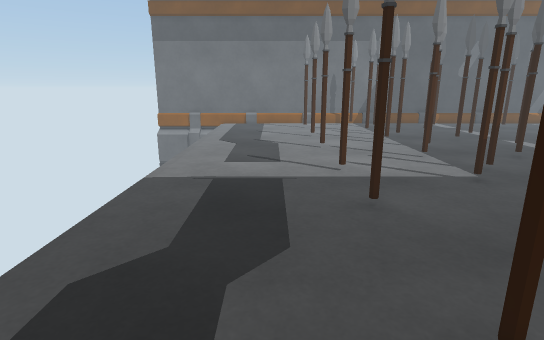
[1] (above)

16 first-person views from a walk through a scene from a Unity 3-D project. The camera is 1.2 m above the floor, tilts 14° down and sees 80° across. Doors are open. The floor is counted in squares, 0.41 m on a side. Each view is taken from the middle of a square. On the plan, view 1 faces up. The plan holds only what a view shows up to about 20 squares ahead; the rest is blank. The place goes on beyond the plan. The player character is not drawn.

[2]
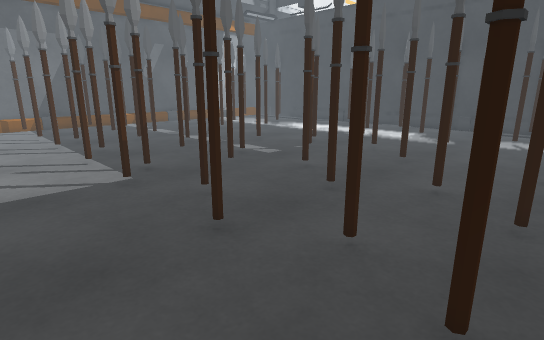

[3]
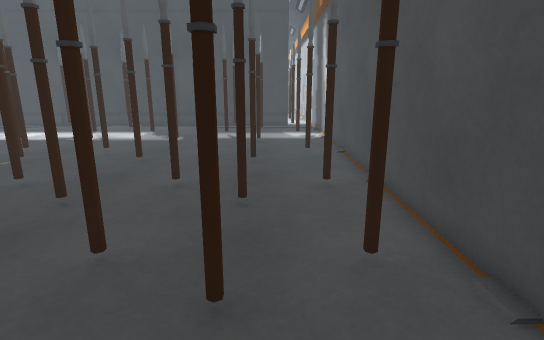

[4]
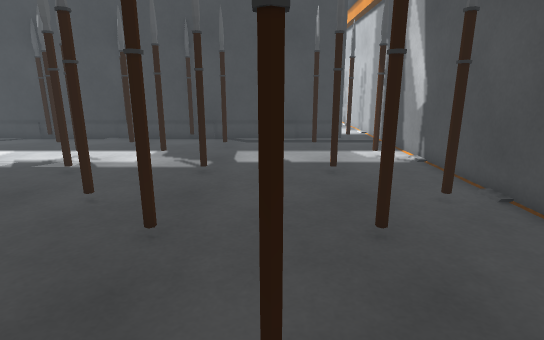

[5]
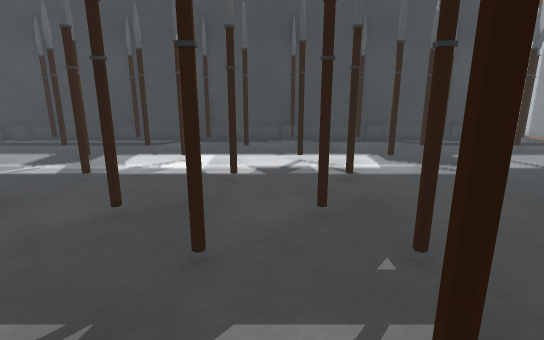

[6]
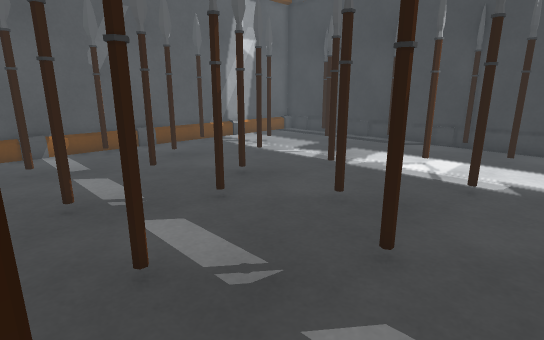

[7]
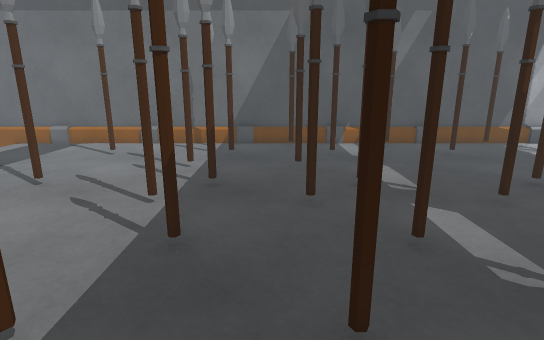

[8]
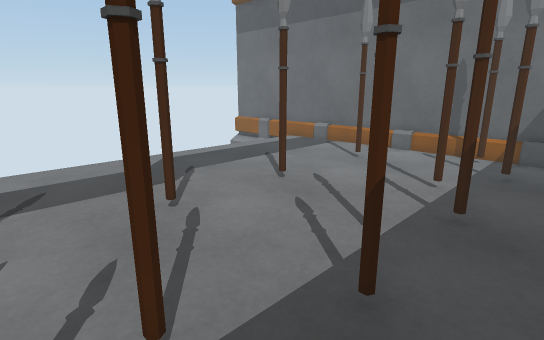

[9]
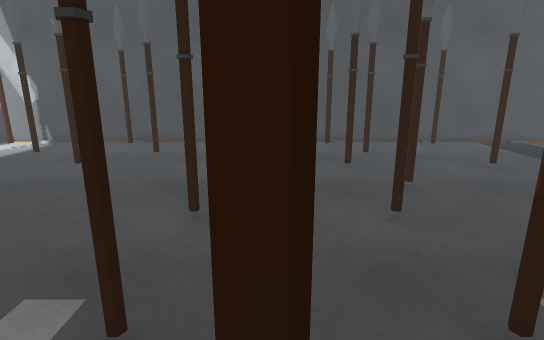

[10]
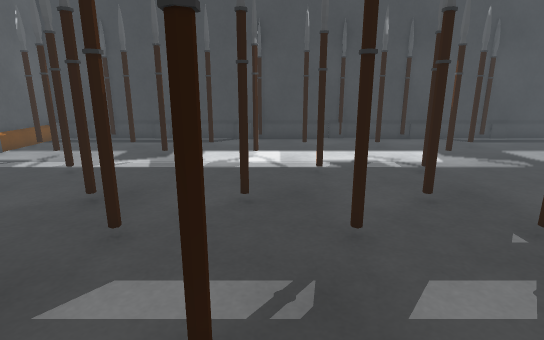

[11]
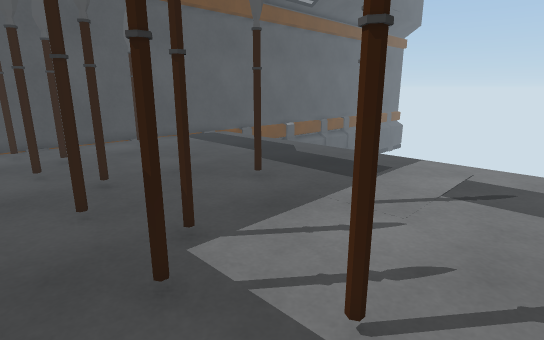

[12]
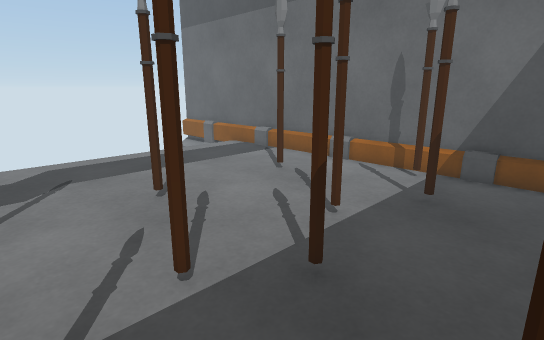

[13]
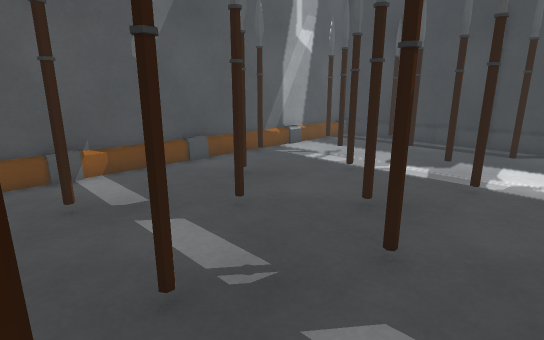

[14]
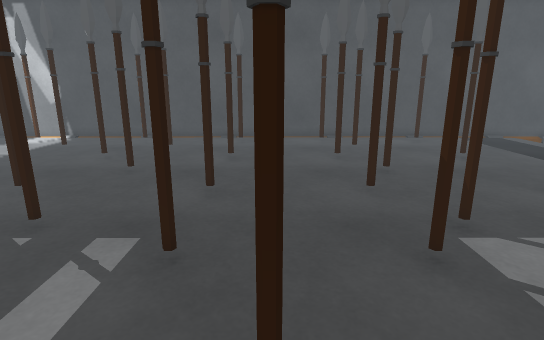

[15]
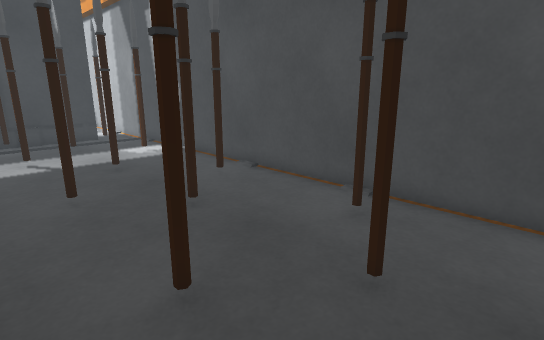

[16]
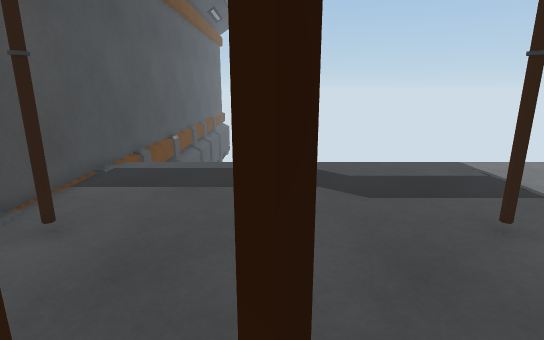

### Floor plan
Key: @ floor where view 1 was taken; # wall or solid block; . floor.
Columns run from 5 left of view 1 to 30 right of it. Each row starts with its distance up from view 1.
 29 ####################################
 28  .........................##.......#
 27  ..................................#
 26  ............#....#................#
 25  ..................................#
 24  .........................#........#
 23  ..................................#
 22  ..................................#
 21  ............#....#................#
 20  ..................................#
 19  ...........#...#....#..........#..#
 18  ..................................#
 17  ............#....#................#
 16  ..................................#
 15  ..................................#
 14  ...........#...#....#..........#..#
 13  ..................................#
 12  ............#....#................#
 11  .........................#........#
 10  ..................................#
  9  ..................................#
  8  ............#....#................#
  7  ..................................#
  6  .........................#........#
  5  ..................................#
  4  ..................................#
  3  ............#....#................#
  2  ..................................#
  1  ...........#...#....#..........#..#
  0  ....@.............................#
 -1  ..................................#
 -2  ......##..............##.... #....#
 -3 ####################################

Where each view was taken, in squares from view 1:
view 1: 0 up, 0 right, facing up
view 2: 0 up, 3 right, facing up-right
view 3: 0 up, 3 right, facing right
view 4: 3 up, 10 right, facing right
view 5: 13 up, 11 right, facing right
view 6: 12 up, 11 right, facing up-right
view 7: 11 up, 10 right, facing up
view 8: 13 up, 10 right, facing up-left
view 9: 15 up, 11 right, facing down
view 10: 16 up, 10 right, facing right
view 11: 16 up, 10 right, facing down-left
view 12: 17 up, 11 right, facing up-left
view 13: 17 up, 11 right, facing up-right
view 14: 17 up, 11 right, facing down
view 15: 5 up, 9 right, facing down-right
view 16: 3 up, 9 right, facing left
